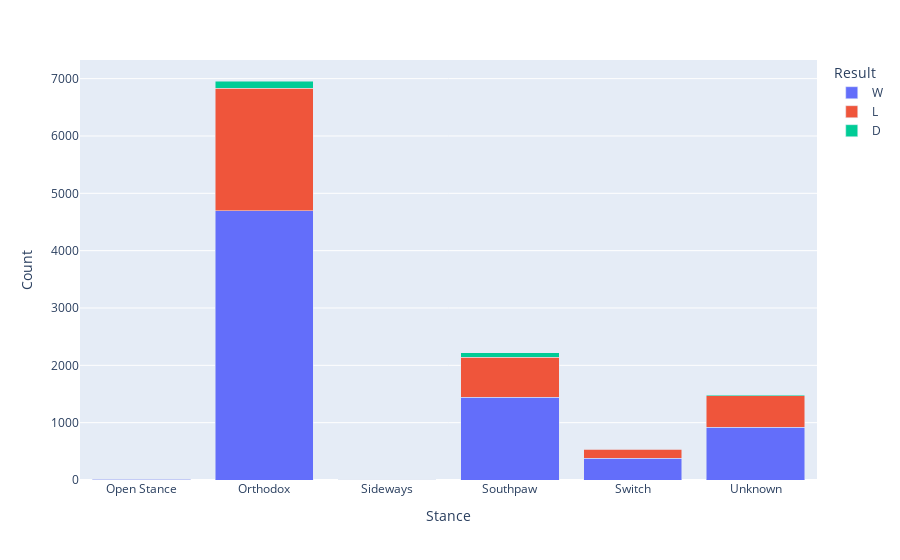

Notebook source saved alongside this figure:
### Markdown cell above
Hmm...The only super obvious trend we can see is that Reach increases with Height. Let's see if we can find any trends based on Stance:

### Code cell
# first we'll group the dataframe by stance and count the number of wins, losses, and draws for each stance
stance_grouped_df = fighters_df.groupby('Stance').agg({'W': 'sum', 'L': 'sum', 'D': 'sum'}).reset_index()
melted_df = pd.melt(stance_grouped_df, id_vars='Stance', var_name='Result', value_name='Count')

# next we will create a bar graph for the data and separate each bar by win, loss, or draw
fig2 = px.bar(melted_df, x='Stance', y='Count', color='Result', barmode='stack')
fig2.show()

### Figure 1 — Plotly figure (JSON) as saved in the notebook; plotly's stock layout.template omitted (floating-point values rounded to 4 significant figures)
{"data": [{"alignmentgroup": "True", "hovertemplate": "Result=W<br>Stance=%{x}<br>Count=%{y}<extra></extra>", "legendgroup": "W", "marker": {"color": "#636efa", "pattern": {"shape": ""}}, "name": "W", "offsetgroup": "W", "orientation": "v", "showlegend": true, "textposition": "auto", "type": "bar", "x": ["Open Stance", "Orthodox", "Sideways", "Southpaw", "Switch", "Unknown"], "xaxis": "x", "y": [13, 4697, 2, 1441, 383, 922], "yaxis": "y"}, {"alignmentgroup": "True", "hovertemplate": "Result=L<br>Stance=%{x}<br>Count=%{y}<extra></extra>", "legendgroup": "L", "marker": {"color": "#EF553B", "pattern": {"shape": ""}}, "name": "L", "offsetgroup": "L", "orientation": "v", "showlegend": true, "textposition": "auto", "type": "bar", "x": ["Open Stance", "Orthodox", "Sideways", "Southpaw", "Switch", "Unknown"], "xaxis": "x", "y": [6, 2134, 3, 702, 156, 544], "yaxis": "y"}, {"alignmentgroup": "True", "hovertemplate": "Result=D<br>Stance=%{x}<br>Count=%{y}<extra></extra>", "legendgroup": "D", "marker": {"color": "#00cc96", "pattern": {"shape": ""}}, "name": "D", "offsetgroup": "D", "orientation": "v", "showlegend": true, "textposition": "auto", "type": "bar", "x": ["Open Stance", "Orthodox", "Sideways", "Southpaw", "Switch", "Unknown"], "xaxis": "x", "y": [0, 128, 0, 75, 6, 17], "yaxis": "y"}], "layout": {"barmode": "stack", "legend": {"title": {"text": "Result"}, "tracegroupgap": 0}, "margin": {"t": 60}, "xaxis": {"anchor": "y", "domain": [0, 1], "title": {"text": "Stance"}}, "yaxis": {"anchor": "x", "domain": [0, 1], "title": {"text": "Count"}}}}
